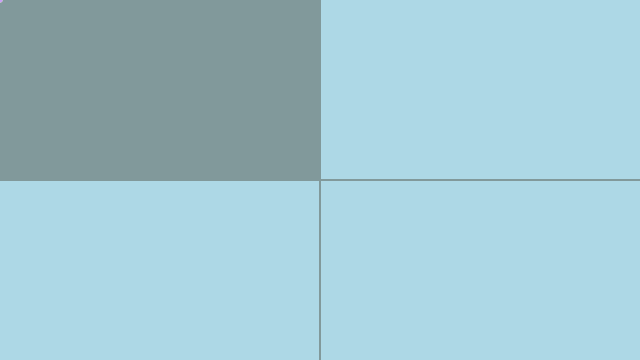
Frame 1 (no input)
Frame 60 (no input): identical to frame 1, image omitted
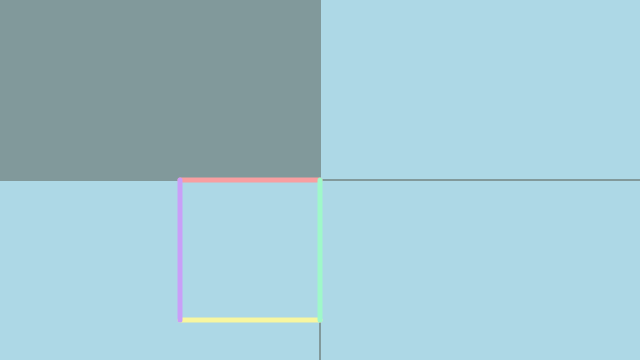
Frame 120 (the mouse pressed at the canvas centre since frame 60)

The p5.js sketch that drew these frames (run headless with seeded random() and noise() and a simulated clock; from frame 60 on, the mouse is pressed at the canvas centre):

// p5.js sketch
// ── sketch.js
function setup() { 
	createCanvas(640, 360);
    noStroke();
}


//function draw() {
    //background("white");
    
    //if (mouseX > width/2) {
	//	fill("lightblue");
	//} else {
	//	fill("pink");
	//}

	//ellipse(mouseX, mouseY, 40, 40);
//}

//console.log(frameCount);
//if (framCount > 120 $$ frameCount <180) 

function draw() {
	background("lightblue");
    
 //quadrants lines
	strokeWeight(2);
	stroke(129, 153, 155);
	line(width/2, 0, width/2, height);
	line(0, height/2, width, height/2);

	fill(129, 153, 155);
    
    if (mouseX > width/2 && mouseY > height/2) {
		rect(width/2, height/2, width, height);
  
    } else if (mouseX < width/2 && mouseY > height/2) {
		rect(0, height/2, width/2, height);

    } else if (mouseX > width/2 && mouseY < height/2) {
		rect(width/2, 0, width, height/2);
		
    } else {
		rect(0, 0, width/2, height/2);
        
	}
    
    
    //mouse lines
    strokeWeight(5);
    stroke(248, 246, 159);
    line(mouseY, mouseX, pmouseX, pmouseX);
    stroke(248, 159, 161);
    line(mouseX, mouseY, pmouseY, pmouseY);
    stroke(159, 248, 201);
    line(mouseX, mouseX, pmouseX, pmouseY);
    stroke(201, 159, 248);
    line(mouseY, mouseY, pmouseY, pmouseX);
    //stroke(17, 131, 234);
    //line(mouseY, mouseX, pmouseX, pmouseY);








    


  
    
     
}






// ── style.css
body{ 
    background-color:#9B818C;
}

h1,h2{color:#181842;
            text-align: center;
            font-size: 40px; 
            font-family:'Nixie One', cursive;
        }
a{color:#ffffff;
font-family:'Nixie One', cursive;}
